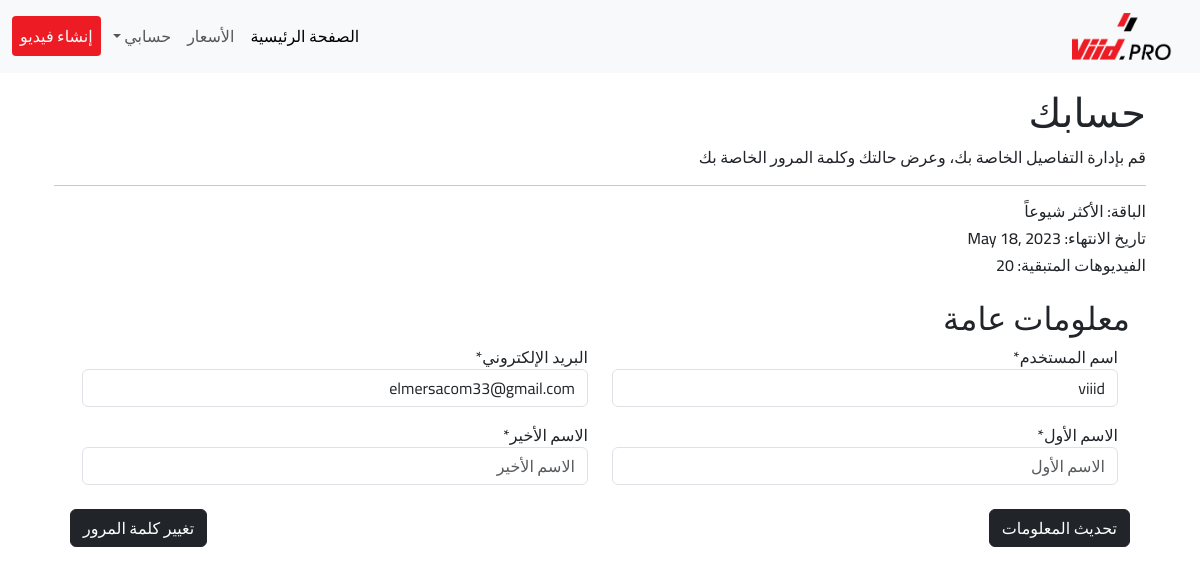
Page /accounts/profile/ (signed in) on the earlier database version.
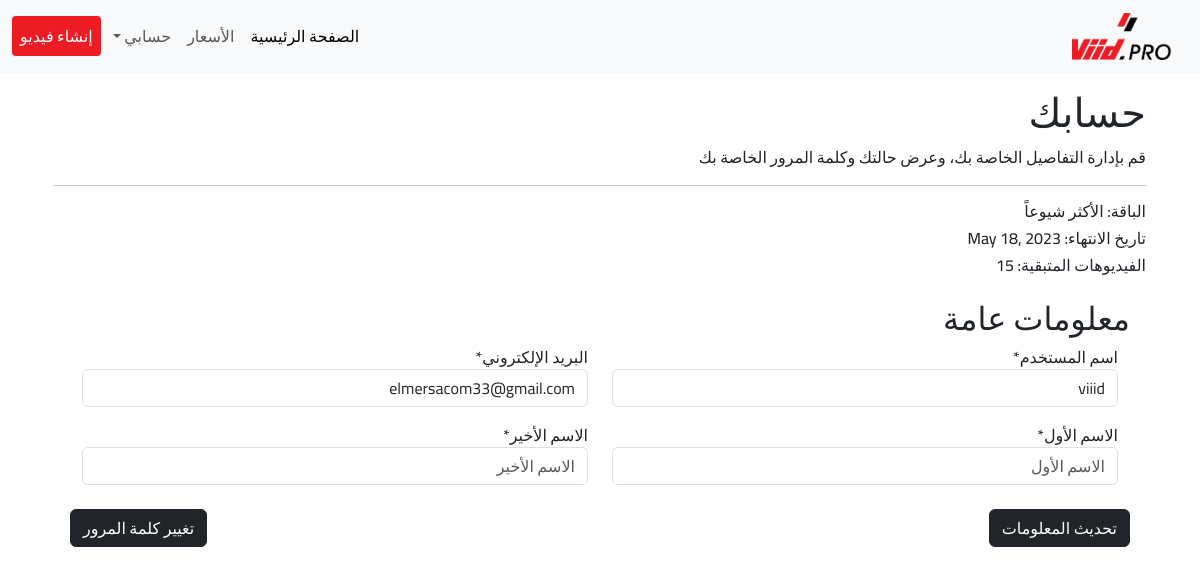
Same page on the later database version.
### pay/models.py (models this page shows, shortened)
class Subscription(models.Model):
    user = models.OneToOneField(User, on_delete=models.CASCADE)
    plan = models.ForeignKey(Plan, on_delete=models.CASCADE)
    start_date = models.DateField(auto_now_add=True)
    end_date_time = models.DateField(blank=True, null=True)
    videos_per_months = models.IntegerField(default=0)

class Plan(models.Model):
    name=models.CharField(max_length=100, verbose_name='اسم الباقة')
    price=models.IntegerField(verbose_name="سعر الباقة")
    validaity=models.CharField(max_length=100, verbose_name="دورة الباقة (30 يوم)")
    unlimited=models.BooleanField(default=False, verbose_name='غير محدودة')
    videos_per_months = models.IntegerField(default=0)
    def __str__(self):
        return self.name

### users/views.py (the view)
# urls.py: path('profile/', profile, name='profile'),
@login_required
def profile(request):
    user = request.user
    try:
        subscription = Subscription.objects.get(user=user)
    except:
        return redirect('/pay/plans/')
    profile = Profile.objects.get(user=user)
    user_update = UserUpdateForm(instance=user)
    profile_update = UpdateProfileForm(instance=profile)
    if request.POST: # Save
        user_update = UserUpdateForm(request.POST, instance=request.user)
        profile_update = UpdateProfileForm(request.POST, request.FILES, instance=profile)
        if user_update.is_valid() and profile_update.is_valid():
            user_update.save()
            profile_update.save(commit=False)
            profile_update.user = request.user
            profile_update.save()
            print('Saved !!!')
            print('save successfully !') # test code
    else: # Show
        user_update = UserUpdateForm(instance=user)
        profile_update = UpdateProfileForm(instance=profile)
    context = {
        'user_update': user_update,
        'profile_update': profile_update,
        'subscription': subscription,
    }
    return render(request, 'users/profile.html', context)

### users/forms.py
class UserUpdateForm(forms.ModelForm):
    username = forms.CharField(label='اسم المستخدم', widget=forms.TextInput(attrs={"class": "form-control"}))
    email = forms.EmailField(label="البريد الإلكتروني", widget=forms.TextInput(attrs={'class': 'form-control'}))
    first_name = forms.CharField(label='الاسم الأول', widget=forms.TextInput(attrs={'class': 'form-control'}))
    last_name = forms.CharField(label="الاسم الأخير", widget=forms.TextInput(attrs={"class": "form-control"}))
    class Meta:
        model = User
        fields = ["username", 'first_name', 'last_name', 'email']

class UpdateProfileForm(forms.ModelForm):
    class Meta:
        model = Profile
        fields = ['image']

### users/templates/users/profile.html (shortened to what this page needs)
{% extends 'base.html' %}
{% load static %}
{% load crispy_forms_tags %}
{% block content %}
<div class="container">
  <h1>حسابك</h1>
  <p>قم بإدارة التفاصيل الخاصة بك، وعرض حالتك وكلمة المرور الخاصة بك</p>
  <hr>
  <div>
    <h6>الباقة: {{subscription.plan}}</h6>
    <h6>تاريخ الانتهاء: {{subscription.end_date_time}}</h6>
    <h6>الفيديوهات المتبقية: {{subscription.videos_per_months}}</h6>
  </div>
  <div class="public-information">
    <h2>معلومات عامة</h2>
  <form method="POST" enctype="multipart/form-data">
    <div class="container">
      <div class="row">
        <div class="col-sm-6">
          {{user_update.username|as_crispy_field}}
        </div>
        <div class="col-sm-6">
          {{user_update.email|as_crispy_field}}
        </div>
      </div>
      <div class="row mt-3">
        <div class="col-sm-6">
          {{user_update.first_name|as_crispy_field}}
        </div>
        <div class="col-sm-6">
          {{user_update.last_name|as_crispy_field}}
        </div>
      </div>
    </div>
        <br>
        <div class="grid">
          <div class="item" style="display: flex; justify-content: space-between; width: 100%;">
            <button type="submit" class="btn btn-dark">تحديث المعلومات</button>
            <a href="{% url 'account_reset_password' %}" class="btn btn-dark">تغيير كلمة المرور</a>
          </div>
        </div>
      </form>
      <br>
  </div>
</div>
{% endblock %}

Differences in the rows shown:
changed Subscription "الأكثر شيوعاً": videos_per_months "20" → "15"
